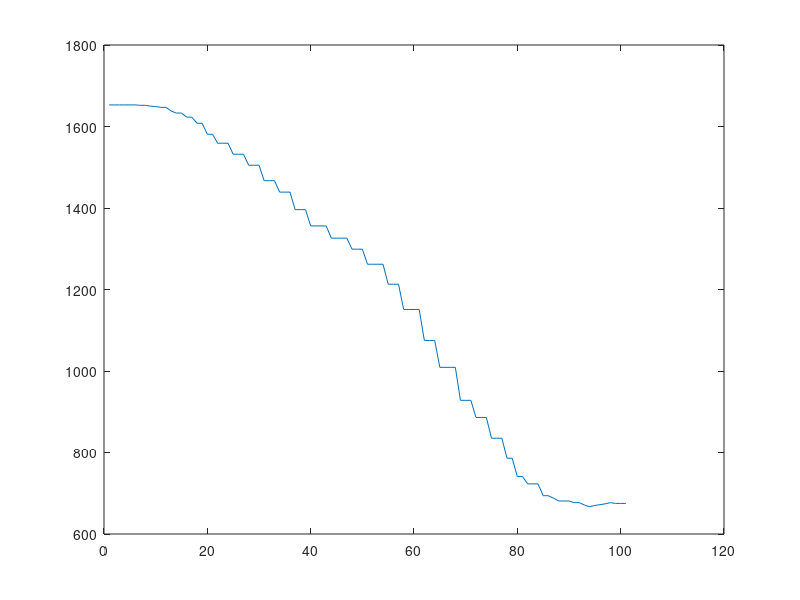

MATLAB code for this plot:
%% House Keeping
clear all
clc
%%
load data_expiry_percent_mortality_mimic_eth.mat 
thre = 0:100;
diff = zeros(1,length(thre));
exp_true = sum(exp);
for y = 1:length(thre)
    count = 0;
    for x = 1:length(p_m)
        if (p_m(x) > thre(y))
            count = count + 1;
        end
    end
    exp_calc = count;
    diff(y) = abs(exp_true - exp_calc);
end
%plot(diff)
%% Comparison checker against subject ids
exp = logical(exp);
thre = 0:100;
for thresh = 1:length(thre);
    death_chk = p_m > thre(thresh);
    comp = exp ~= death_chk;
    diff_index(thresh) = sum(comp);
end
%% plot results

plot(diff_index)
[val ind] = min(diff_index);
sum (p_m > ind) - exp_true
